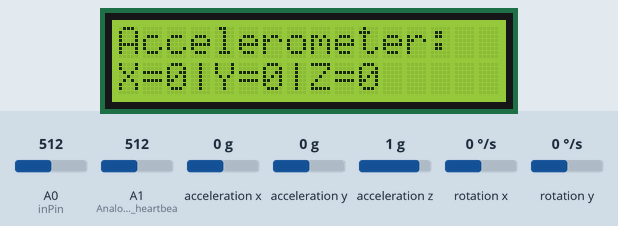
This sketch was run on a simulated Arduino Uno, built with avr-gcc and run on an emulated ATmega328P. On the bench: 16×2 character LCD. Wiring (inferred from the names in the program): MPU-6050 motion sensor at I2C address 0x68. The inputs (shaded band) are chosen by the test bench; at power-on: acceleration x 0 g, A0 (inPin) = 512, A1 (Analog_input_for_heartbea) = 512, acceleration y 0 g, acceleration z 1 g, rotation x 0 °/s, rotation y 0 °/s. What the sketch prints to the serial monitor is not drawn.

Above: at 1.2 s.
1.3 s: acceleration x set to -1.4 g
At 8.3 s:
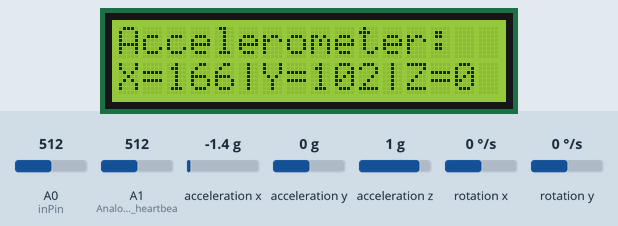
15.3 s: A0 (inPin) set to 716
At 21.5 s:
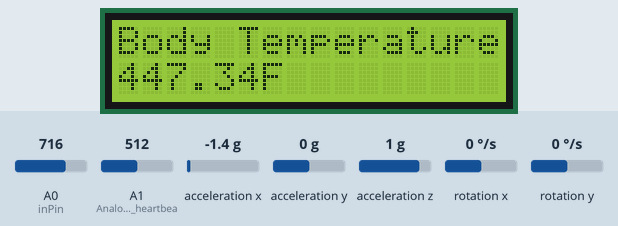
24.1 s: A1 (Analog_input_for_heartbea) set to 716
At 25.8 s:
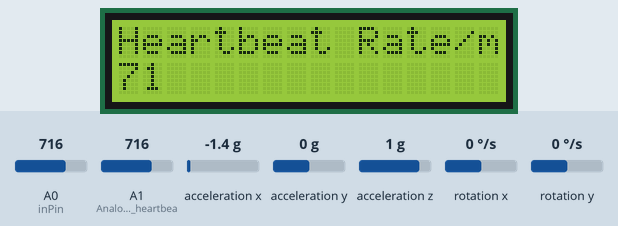
31.6 s: acceleration y set to -1.4 g
At 39.1 s:
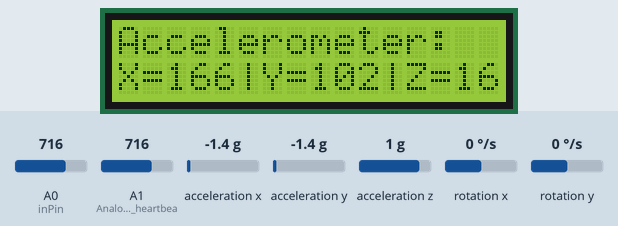
41.6 s: A0 (inPin) set to 992
At 43.4 s:
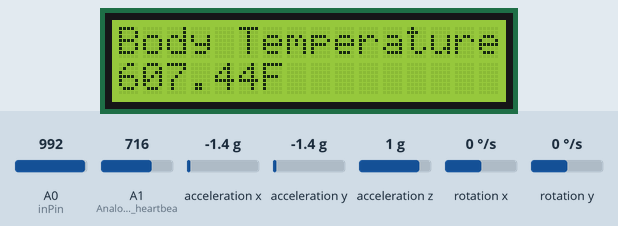
49.1 s: A1 (Analog_input_for_heartbea) set to 992
At 56.7 s:
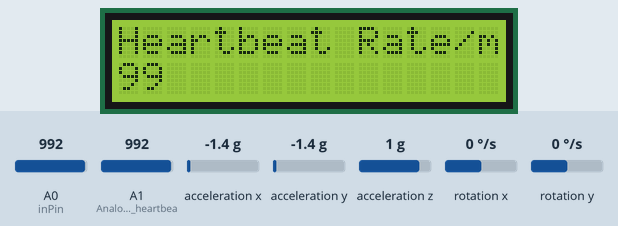
Timing chart, 0 to 58.2 s (numbered marks = the images above; inputs shaded):
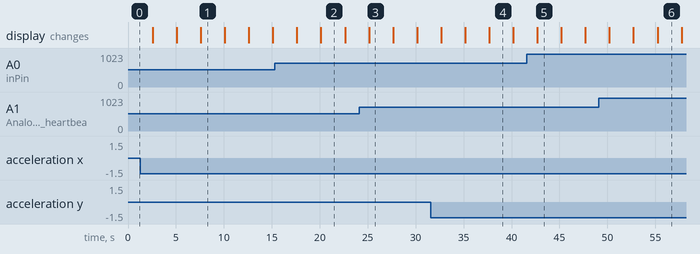

Measured:
- what the display in image 1 shows lasts 2.5 s, from 7.6 s to 10.1 s

The sketch:

smart_watch_using_arduino.ino
```cpp
#include <LiquidCrystal.h>
#include <Wire.h>
const int MPU=0x68;
int16_t AcX,AcY,AcZ;

LiquidCrystal lcd(12, 11, 5, 4, 3, 2);
   double a=0.75;
   double r=0.0;
const int inPin = 0; // Analog input for Temperature
void setup(void)
{
  Wire.begin();
  Wire.beginTransmission(MPU); // begin transmission of MPU6050
  Wire.write(0x6B);
  Wire.write(0);
  Wire.endTransmission(true);
  Serial.begin(9600);
  pinMode(A1,INPUT);  // Analog input for heartbeat
  lcd.begin(16,2);
}
void loop(void)
{
  // Code for Accelerometer
  Wire.beginTransmission(MPU);
  Wire.write(0x3B);
  Wire.endTransmission(false);
  Wire.requestFrom(MPU,12,true);
  AcX=Wire.read();
  AcY=Wire.read();
  AcZ=Wire.read();
  Serial.print("Accelerometer: ");
  Serial.print("X = "); Serial.print(AcX);
  Serial.print(" | Y = "); Serial.print(AcY);
  Serial.print(" | Z = "); Serial.println(AcZ);
  lcd.clear();
  lcd.setCursor(0,0);
  lcd.print("Accelerometer:");
  lcd.setCursor(0,1);
  lcd.print("X="); lcd.print(AcX);
  lcd.print("|Y="); lcd.print(AcY);
  lcd.print("|Z="); lcd.print(AcZ);
  delay(2500);
  // Code for Heartbeat
  static double oV=0;
  static double oR=0;
  int beat=analogRead(A1);
  double heartvalue=a*oV+(0-a)*beat;
  r=heartvalue-oV;
  lcd.clear();
  lcd.setCursor(0,0);
  lcd.print("Heartbeat Rate/m");
  lcd.setCursor(0,1);
  lcd.print("          ");
  lcd.setCursor(0,1);
  lcd.print(beat/10);
  oV=heartvalue;
  oR=r;
  delay(2500);
  // Code for Temperature
  int value = analogRead(inPin);
  lcd.setCursor(0,1);
  float mv = (value/1024.0)*3300;
  float c = mv/10;
  lcd.clear();
  lcd.setCursor(0,0);
  lcd.print("Body Temperature");
  lcd.setCursor(0,1);
  lcd.print((c*9)/5+ 32);
  lcd.print("F");
  delay(2500);
}
```
